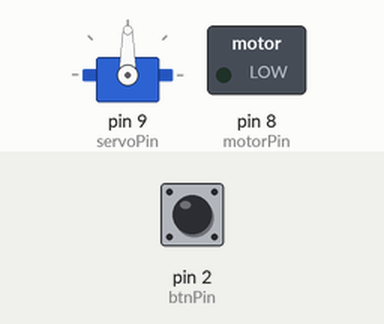
A sketch run on a simulated Arduino Uno, built with avr-gcc and run on an emulated ATmega328P. Parts: servo, switched loads named in the sketch (green lamp = pin HIGH). Dashed ring = blinking. The inputs (shaded band) are chosen by the test bench; at power-on: pin 2 (btnPin) LOW.

Above: at 1.2 s.
1.3 s: pin 2 (btnPin) pulled HIGH for 0.15 s
At 2.6 s:
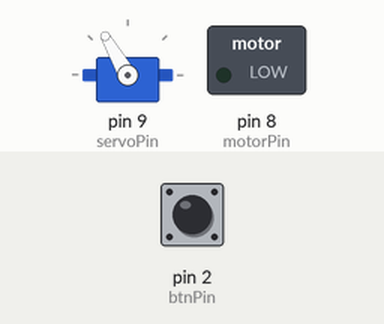
3.8 s: pin 2 (btnPin) pulled HIGH for 1 s
At 4.6 s:
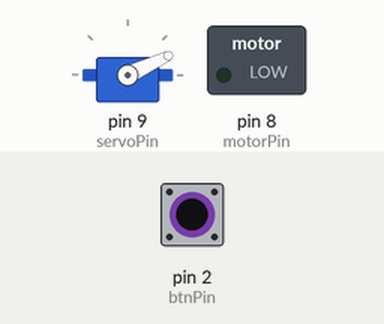
6.3 s: pin 2 (btnPin) pulled HIGH for 3.2 s
At 9.8 s:
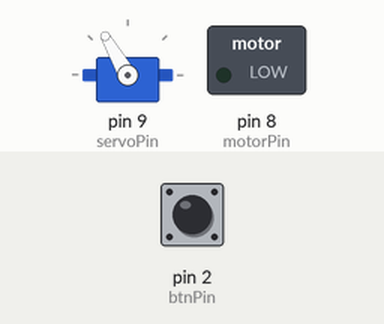
Timing chart, 0 to 11.3 s (numbered marks = the images above; inputs shaded):
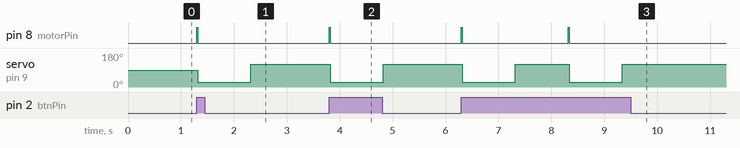

The sketch:

Job_invention_4.ino
```cpp
#include <Servo.h>

Servo servo;

int servoPin = 9;
int motorPin = 8;
int btnPin = 2;

void setup()
{
  pinMode(motorPin, OUTPUT);
  pinMode(btnPin, INPUT);
  servo.attach(servoPin);
}


void loop()
{
  int btn = digitalRead(btnPin);
  if(btn == 1){
    digitalWrite(motorPin, HIGH);
    delay(20);
    digitalWrite(motorPin, LOW);
    servo.write(25);
    delay(1000);
    servo.write(120);
    delay(1000);
  }
}
```

Measured:
- after the input at 1.3 s, pin 8 (motorPin): LOW → HIGH at once, → LOW 0.02 s later; servo on pin 9 (servoPin): 90° → 25° at once, → 120° 1.0 s later
- after the input at 3.8 s, pin 8 (motorPin): LOW → HIGH at once, → LOW 0.02 s later; servo on pin 9 (servoPin): 120° → 25° at once, → 120° 1.0 s later
- after the input at 6.3 s, pin 8 (motorPin): alternates HIGH for 0.02 s and LOW for 2.0 s, 4 changes in all, then stays LOW, starting at once; servo on pin 9 (servoPin): alternates 120° for 1.0 s and 25° for 1.0 s, 4 changes in all, then stays 120°, starting at once
